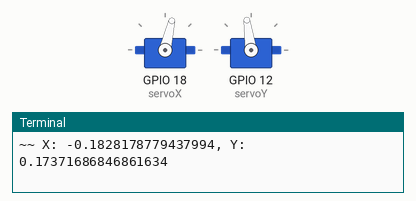
The program below on a simulated Raspberry Pi (BCM pin numbers). Shown: 2 × servo, the last lines printed to the terminal. Random numbers come from a fixed seed; servo angles are drawn from the pulse width (0.5 ms = 0°, 2.5 ms = 180°).

Above: at 0.1 s.
At 9.93 s:
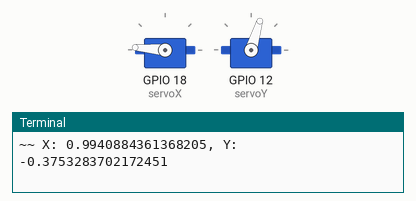
At 19.96 s:
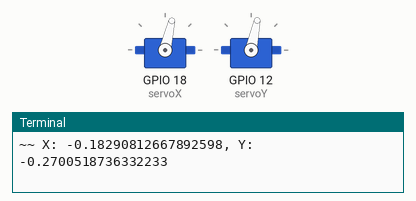
At 39.82 s:
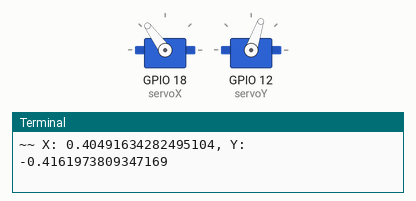
Timing chart, 0 to 40.0 s (numbered marks = the images above):
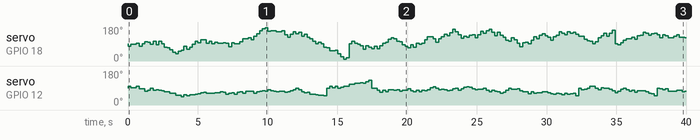

The program:

servo-random.py
```python
from gpiozero import Servo
from time import sleep
import random

GPIOX=18
GPIOY=12

myCorrection=0.45
maxPW=(2.0+myCorrection)/1000
minPW=(1.05-myCorrection)/1000

servoX = Servo(GPIOX,min_pulse_width=minPW,max_pulse_width=maxPW)
servoY = Servo(GPIOY)

valueX = 0
valueY = 0

while True:
    valueX = valueX + random.random()/2-0.25
    valueY = valueY + random.random()/2-0.25

    while valueX >= 1 or valueX <= -1:
        valueX = 0
        print(f"!! X: {valueX}, Y: {valueY}")
    while valueY >= 1 or valueY <= -1:
        valueY = 0
        print(f"!! X: {valueX}, Y: {valueY}")
    servoX.value = valueX
    servoY.value = valueY
    print(f"~~ X: {valueX}, Y: {valueY}")
    sleep(0.1)
    servoX.detach()
    servoY.detach()
    sleep(0.1)
```

Measured:
- by itself, servo on GPIO 18 (servoX): 92° → 77° at 0.02 s, → 88° 0.18 s later, → 94° 0.40 s later, → 77° 0.20 s later, … (196 changes in this stretch)
- by itself, servo on GPIO 12 (servoY): 90° → 98° at 0.02 s, → 92° 0.18 s later, → 91° 0.20 s later, → 98° 0.20 s later, … (193 changes in this stretch)
